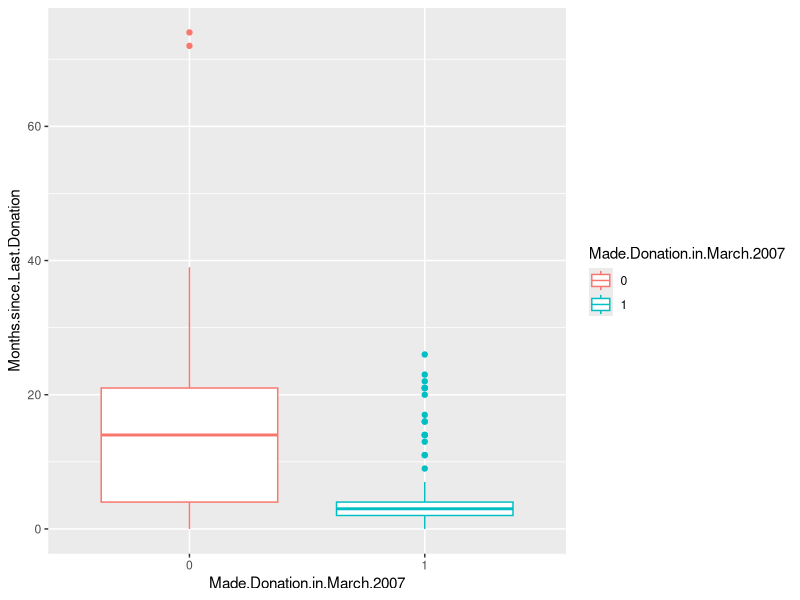
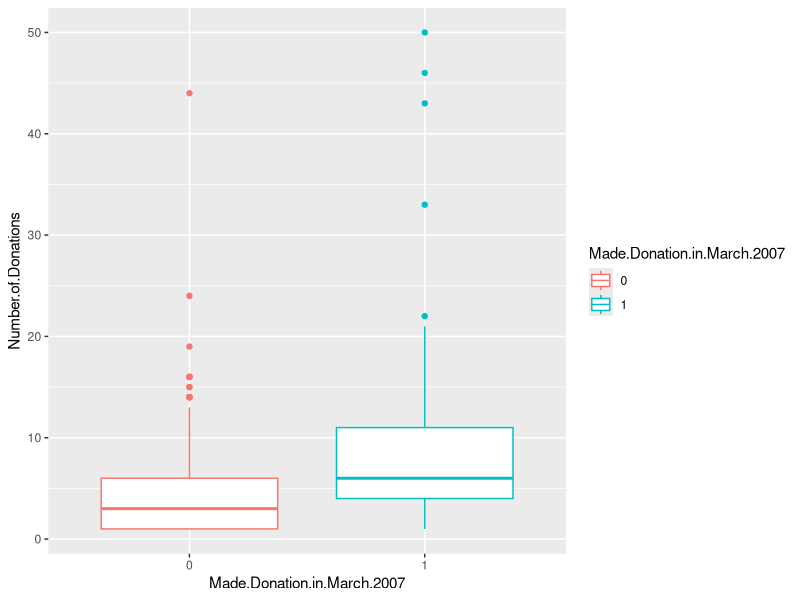
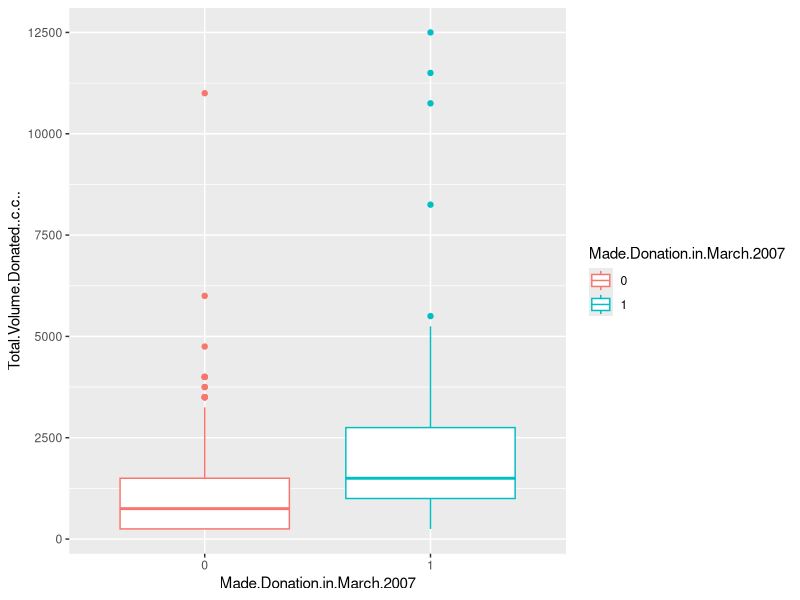
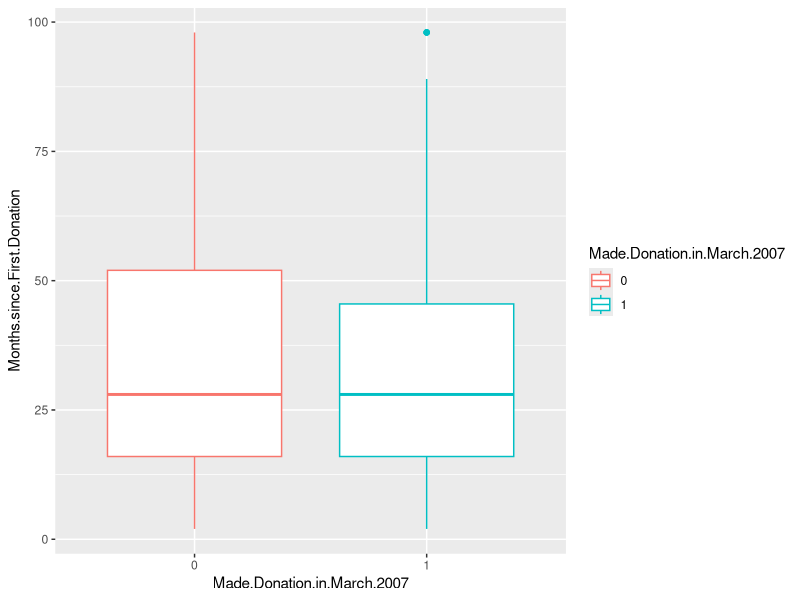
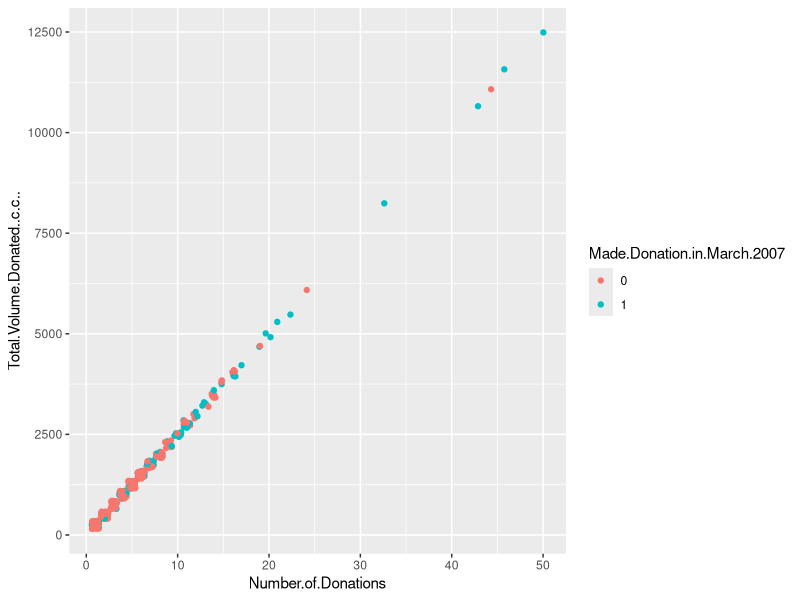

Write the R code that produced these figures, in order.
library(ggplot2)
library(tidyr)
library(dplyr)
library(gmodels)
library(class)
setwd('C:/Users/HanhNguyen/Downloads')
bl <- read.csv('blood_donation.csv', header = TRUE)
str(bl)
attach(bl)
bl$Made.Donation.in.March.2007<- as.factor(bl$Made.Donation.in.March.2007)
bl <- bl[-1]
ggplot(bl, aes(Made.Donation.in.March.2007, Months.since.Last.Donation, col = Made.Donation.in.March.2007)) + geom_boxplot()
ggplot(bl, aes(Made.Donation.in.March.2007, Number.of.Donations, col = Made.Donation.in.March.2007)) + geom_boxplot()
ggplot(bl, aes(Made.Donation.in.March.2007, Total.Volume.Donated..c.c.., col = Made.Donation.in.March.2007)) + geom_boxplot()
ggplot(bl, aes(Made.Donation.in.March.2007, Months.since.First.Donation, col = Made.Donation.in.March.2007)) + geom_boxplot()
ggplot(bl, aes(Number.of.Donations, Total.Volume.Donated..c.c.., col = Made.Donation.in.March.2007)) + geom_jitter()

s<- sample(376, 270)  
bl_train <- bl[s,]
bl_test <- bl[-s,]
bl_model <- glm(Made.Donation.in.March.2007 ~ Months.since.Last.Donation + Number.of.Donations, family = binomial, data = bl_train)
bl_pred <- predict(bl_model, bl_test, type = 'response')
bl_1 <- cbind(select(bl_test, Made.Donation.in.March.2007), bl_pred)
head(bl_1, 10)
CrossTable(bl_test$Made.Donation.in.March.2007, round(bl_pred), prop.chisq = TRUE)
#knn
normalizenum <- function(x){(x-min(x))/(max(x)- min(x))}
bl_n <- as.data.frame(lapply(bl[1:4], normalizenum))
bl_c <- bl[5]
s <- sample(376, 270)
bl_testing <- bl_n[s,]
bl_testing_lable <- bl_c[s,]
bl_training <- bl_n[-s,]
bl_training_lable <- bl_c[-s,]
bl_knn <- knn(bl_training, bl_testing, cl= bl_training_lable, k = 16)
CrossTable(bl_testing_lable, bl_knn, prop.chisq = TRUE)
# du doan thang 5
n1<-filter(bl, Made.Donation.in.March.2007=='1')
n1$Months.since.Last.Donation<-2
nf1<- function(x){x+1}
n1$Number.of.Donations <- lapply(n1$Number.of.Donations, nf1)
n1$Number.of.Donations<- as.integer(n1$Number.of.Donations)
head(n1)
str(n1)
n2<-filter(bl, Made.Donation.in.March.2007=='0')
nf2<-function(x){x+2}
n2$Months.since.Last.Donation<- lapply(n2$Months.since.Last.Donation, nf2)
n2$Months.since.Last.Donation<- as.numeric(n2$Months.since.Last.Donation)
head(n2)
bl_pd5<- predict(bl_model, n1, type = 'response')
bl_pd5_non<-predict(bl_model, n2, type = 'response')
table(round(bl_pd5))
table(round(bl_pd5_non))
